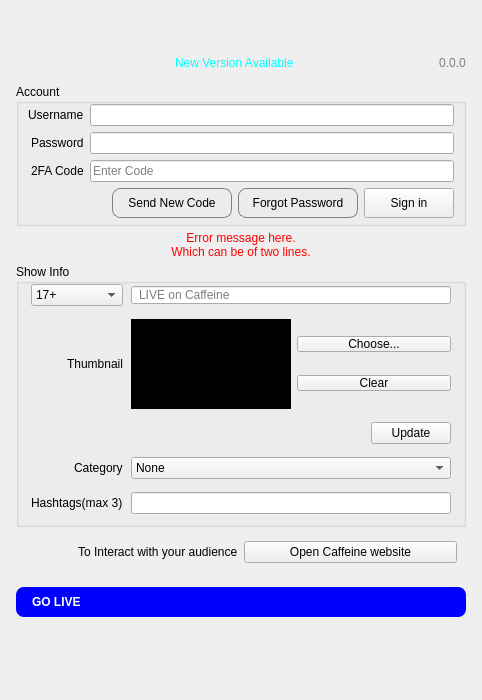
<?xml version="1.0" encoding="UTF-8"?>
<ui version="4.0">
 <class>CaffeineDockWindow</class>
 <widget class="QDockWidget" name="CaffeineDockWindow">
  <property name="geometry">
   <rect>
    <x>0</x>
    <y>0</y>
    <width>482</width>
    <height>700</height>
   </rect>
  </property>
  <property name="sizePolicy">
   <sizepolicy hsizetype="Preferred" vsizetype="Preferred">
    <horstretch>0</horstretch>
    <verstretch>0</verstretch>
   </sizepolicy>
  </property>
  <property name="minimumSize">
   <size>
    <width>442</width>
    <height>650</height>
   </size>
  </property>
  <property name="floating">
   <bool>false</bool>
  </property>
  <property name="windowTitle">
   <string>Caffeine</string>
  </property>
  <widget class="QWidget" name="mainLayout">
   <property name="sizePolicy">
    <sizepolicy hsizetype="Expanding" vsizetype="Expanding">
     <horstretch>0</horstretch>
     <verstretch>0</verstretch>
    </sizepolicy>
   </property>
   <layout class="QGridLayout" name="gridLayout_2" rowstretch="1,0,0,0,0,0,0,0,0,0,0,0,0">
    <property name="leftMargin">
     <number>16</number>
    </property>
    <property name="topMargin">
     <number>8</number>
    </property>
    <property name="rightMargin">
     <number>16</number>
    </property>
    <property name="bottomMargin">
     <number>8</number>
    </property>
    <property name="horizontalSpacing">
     <number>6</number>
    </property>
    <property name="verticalSpacing">
     <number>5</number>
    </property>
    <item row="10" column="0">
     <spacer name="verticalSpacer">
      <property name="orientation">
       <enum>Qt::Vertical</enum>
      </property>
      <property name="sizeType">
       <enum>QSizePolicy::Preferred</enum>
      </property>
      <property name="sizeHint" stdset="0">
       <size>
        <width>20</width>
        <height>10</height>
       </size>
      </property>
     </spacer>
    </item>
    <item row="0" column="0" alignment="Qt::AlignHCenter">
     <widget class="QLabel" name="logoLabel">
      <property name="sizePolicy">
       <sizepolicy hsizetype="Preferred" vsizetype="Fixed">
        <horstretch>0</horstretch>
        <verstretch>0</verstretch>
       </sizepolicy>
      </property>
      <property name="maximumSize">
       <size>
        <width>16777215</width>
        <height>40</height>
       </size>
      </property>
      <property name="text">
       <string notr="true"/>
      </property>
      <property name="pixmap">
       <pixmap resource="Caffeine.qrc">:/resources/images/Logo@2x.png</pixmap>
      </property>
      <property name="alignment">
       <set>Qt::AlignCenter</set>
      </property>
      <property name="wordWrap">
       <bool>false</bool>
      </property>
     </widget>
    </item>
    <item row="11" column="0">
     <widget class="QPushButton" name="goLiveButton">
      <property name="minimumSize">
       <size>
        <width>0</width>
        <height>30</height>
       </size>
      </property>
      <property name="focusPolicy">
       <enum>Qt::StrongFocus</enum>
      </property>
      <property name="styleSheet">
       <string notr="true">text-align:left;
background-color:#0000ff;
color: white;
font-weight: bold; 
padding-left: 16px;
border-radius: 8px;</string>
      </property>
      <property name="text">
       <string>GO LIVE</string>
      </property>
     </widget>
    </item>
    <item row="3" column="0" alignment="Qt::AlignTop">
     <widget class="QLabel" name="messageLabel">
      <property name="sizePolicy">
       <sizepolicy hsizetype="Preferred" vsizetype="Preferred">
        <horstretch>0</horstretch>
        <verstretch>0</verstretch>
       </sizepolicy>
      </property>
      <property name="styleSheet">
       <string notr="true">color: red;</string>
      </property>
      <property name="text">
       <string>Error message here.
Which can be of two lines.</string>
      </property>
      <property name="alignment">
       <set>Qt::AlignCenter</set>
      </property>
      <property name="wordWrap">
       <bool>true</bool>
      </property>
     </widget>
    </item>
    <item row="12" column="0">
     <spacer name="lastSpacer">
      <property name="orientation">
       <enum>Qt::Vertical</enum>
      </property>
      <property name="sizeType">
       <enum>QSizePolicy::Expanding</enum>
      </property>
      <property name="sizeHint" stdset="0">
       <size>
        <width>20</width>
        <height>10</height>
       </size>
      </property>
     </spacer>
    </item>
    <item row="1" column="0">
     <widget class="QWidget" name="versionContainer" native="true">
      <layout class="QHBoxLayout" name="horizontalLayout_7">
       <property name="spacing">
        <number>0</number>
       </property>
       <property name="leftMargin">
        <number>14</number>
       </property>
       <property name="topMargin">
        <number>0</number>
       </property>
       <property name="rightMargin">
        <number>0</number>
       </property>
       <property name="bottomMargin">
        <number>6</number>
       </property>
       <item>
        <spacer name="horizontalSpacer_5">
         <property name="orientation">
          <enum>Qt::Horizontal</enum>
         </property>
         <property name="sizeHint" stdset="0">
          <size>
           <width>40</width>
           <height>20</height>
          </size>
         </property>
        </spacer>
       </item>
       <item alignment="Qt::AlignHCenter">
        <widget class="QLabel" name="newVersionAvailableLabel">
         <property name="text">
          <string>&lt;html&gt;&lt;head/&gt;&lt;body&gt;&lt;p&gt;&lt;a href=&quot;https://www.caffeine.tv/broadcasting.html#ways-to-go-live &quot;&gt;&lt;span style=&quot; text-decoration: none; color:#00ffff;&quot;&gt;New Version Available&lt;/span&gt;&lt;/a&gt;&lt;/p&gt;&lt;/body&gt;&lt;/html&gt;</string>
         </property>
         <property name="openExternalLinks">
          <bool>true</bool>
         </property>
        </widget>
       </item>
       <item>
        <spacer name="horizontalSpacer_6">
         <property name="orientation">
          <enum>Qt::Horizontal</enum>
         </property>
         <property name="sizeHint" stdset="0">
          <size>
           <width>40</width>
           <height>20</height>
          </size>
         </property>
        </spacer>
       </item>
       <item alignment="Qt::AlignRight">
        <widget class="QLabel" name="versionLabel">
         <property name="styleSheet">
          <string notr="true">color: grey;
</string>
         </property>
         <property name="text">
          <string>0.0.0</string>
         </property>
        </widget>
       </item>
      </layout>
     </widget>
    </item>
    <item row="2" column="0">
     <widget class="QGroupBox" name="accountGroupBox">
      <property name="sizePolicy">
       <sizepolicy hsizetype="Preferred" vsizetype="Minimum">
        <horstretch>0</horstretch>
        <verstretch>0</verstretch>
       </sizepolicy>
      </property>
      <property name="minimumSize">
       <size>
        <width>0</width>
        <height>85</height>
       </size>
      </property>
      <property name="styleSheet">
       <string notr="true"/>
      </property>
      <property name="title">
       <string>Account</string>
      </property>
      <property name="flat">
       <bool>false</bool>
      </property>
      <layout class="QVBoxLayout" name="verticalLayout">
       <property name="topMargin">
        <number>0</number>
       </property>
       <property name="bottomMargin">
        <number>0</number>
       </property>
       <item>
        <layout class="QGridLayout" name="accountGridLayout">
         <item row="1" column="1">
          <widget class="QLineEdit" name="passwordLineEdit">
           <property name="sizePolicy">
            <sizepolicy hsizetype="Expanding" vsizetype="Preferred">
             <horstretch>0</horstretch>
             <verstretch>0</verstretch>
            </sizepolicy>
           </property>
           <property name="echoMode">
            <enum>QLineEdit::Password</enum>
           </property>
          </widget>
         </item>
         <item row="1" column="0" alignment="Qt::AlignRight">
          <widget class="QLabel" name="passwordLabel">
           <property name="text">
            <string>Password</string>
           </property>
          </widget>
         </item>
         <item row="0" column="0" alignment="Qt::AlignRight">
          <widget class="QLabel" name="usernameLabel">
           <property name="text">
            <string>Username</string>
           </property>
          </widget>
         </item>
         <item row="0" column="1">
          <widget class="QLineEdit" name="usernameLineEdit">
           <property name="sizePolicy">
            <sizepolicy hsizetype="Expanding" vsizetype="Preferred">
             <horstretch>0</horstretch>
             <verstretch>0</verstretch>
            </sizepolicy>
           </property>
          </widget>
         </item>
         <item row="2" column="0" alignment="Qt::AlignRight">
          <widget class="QLabel" name="mfaLabel">
           <property name="text">
            <string>2FA Code</string>
           </property>
          </widget>
         </item>
         <item row="2" column="1">
          <widget class="QLineEdit" name="mfaLineEdit">
           <property name="placeholderText">
            <string>Enter Code</string>
           </property>
          </widget>
         </item>
        </layout>
       </item>
       <item>
        <widget class="QWidget" name="signInWidget" native="true">
         <property name="sizePolicy">
          <sizepolicy hsizetype="Preferred" vsizetype="Preferred">
           <horstretch>0</horstretch>
           <verstretch>0</verstretch>
          </sizepolicy>
         </property>
         <property name="minimumSize">
          <size>
           <width>0</width>
           <height>30</height>
          </size>
         </property>
         <property name="styleSheet">
          <string notr="true"/>
         </property>
         <layout class="QHBoxLayout" name="horizontalLayout_3">
          <property name="leftMargin">
           <number>0</number>
          </property>
          <property name="topMargin">
           <number>0</number>
          </property>
          <property name="rightMargin">
           <number>0</number>
          </property>
          <property name="bottomMargin">
           <number>0</number>
          </property>
          <item alignment="Qt::AlignLeft">
           <widget class="QLabel" name="signedInAs">
            <property name="text">
             <string/>
            </property>
           </widget>
          </item>
          <item>
           <spacer name="horizontalSpacer_3">
            <property name="orientation">
             <enum>Qt::Horizontal</enum>
            </property>
            <property name="sizeType">
             <enum>QSizePolicy::Preferred</enum>
            </property>
            <property name="sizeHint" stdset="0">
             <size>
              <width>20</width>
              <height>20</height>
             </size>
            </property>
           </spacer>
          </item>
          <item>
           <widget class="QPushButton" name="sendNewCodeBtn">
            <property name="sizePolicy">
             <sizepolicy hsizetype="Preferred" vsizetype="Preferred">
              <horstretch>0</horstretch>
              <verstretch>0</verstretch>
             </sizepolicy>
            </property>
            <property name="minimumSize">
             <size>
              <width>120</width>
              <height>30</height>
             </size>
            </property>
            <property name="styleSheet">
             <string notr="true">border: 1px solid grey;
border-radius: 8px;
background-color: transparent;
</string>
            </property>
            <property name="text">
             <string>Send New Code</string>
            </property>
           </widget>
          </item>
          <item>
           <widget class="QLabel" name="forgotPasswordLabel">
            <property name="enabled">
             <bool>true</bool>
            </property>
            <property name="sizePolicy">
             <sizepolicy hsizetype="Preferred" vsizetype="Preferred">
              <horstretch>0</horstretch>
              <verstretch>0</verstretch>
             </sizepolicy>
            </property>
            <property name="minimumSize">
             <size>
              <width>120</width>
              <height>30</height>
             </size>
            </property>
            <property name="focusPolicy">
             <enum>Qt::StrongFocus</enum>
            </property>
            <property name="styleSheet">
             <string notr="true">border: 1px solid grey;
border-radius: 8px;
background-color: transparent;
</string>
            </property>
            <property name="text">
             <string>Forgot Password</string>
            </property>
            <property name="alignment">
             <set>Qt::AlignCenter</set>
            </property>
            <property name="openExternalLinks">
             <bool>true</bool>
            </property>
           </widget>
          </item>
          <item alignment="Qt::AlignRight">
           <widget class="QPushButton" name="signInButton">
            <property name="sizePolicy">
             <sizepolicy hsizetype="Preferred" vsizetype="Preferred">
              <horstretch>0</horstretch>
              <verstretch>0</verstretch>
             </sizepolicy>
            </property>
            <property name="minimumSize">
             <size>
              <width>90</width>
              <height>30</height>
             </size>
            </property>
            <property name="focusPolicy">
             <enum>Qt::StrongFocus</enum>
            </property>
            <property name="styleSheet">
             <string notr="true"/>
            </property>
            <property name="text">
             <string>Sign in</string>
            </property>
            <property name="autoDefault">
             <bool>false</bool>
            </property>
            <property name="default">
             <bool>false</bool>
            </property>
            <property name="flat">
             <bool>false</bool>
            </property>
           </widget>
          </item>
         </layout>
        </widget>
       </item>
       <item>
        <spacer name="verticalSpacer_3">
         <property name="orientation">
          <enum>Qt::Vertical</enum>
         </property>
         <property name="sizeType">
          <enum>QSizePolicy::Preferred</enum>
         </property>
         <property name="sizeHint" stdset="0">
          <size>
           <width>20</width>
           <height>5</height>
          </size>
         </property>
        </spacer>
       </item>
      </layout>
     </widget>
    </item>
    <item row="9" column="0">
     <widget class="QWidget" name="interactContents" native="true">
      <layout class="QHBoxLayout" name="horizontalLayout_6">
       <item alignment="Qt::AlignRight">
        <widget class="QLabel" name="interactLabel">
         <property name="text">
          <string>To Interact with your audience</string>
         </property>
        </widget>
       </item>
       <item>
        <widget class="QPushButton" name="openCaffeineButton">
         <property name="focusPolicy">
          <enum>Qt::StrongFocus</enum>
         </property>
         <property name="styleSheet">
          <string notr="true"/>
         </property>
         <property name="text">
          <string>Open Caffeine website</string>
         </property>
        </widget>
       </item>
      </layout>
     </widget>
    </item>
    <item row="4" column="0" rowspan="2">
     <widget class="QGroupBox" name="infoGroupBox">
      <property name="minimumSize">
       <size>
        <width>0</width>
        <height>0</height>
       </size>
      </property>
      <property name="styleSheet">
       <string notr="true"/>
      </property>
      <property name="title">
       <string>Show Info</string>
      </property>
      <property name="flat">
       <bool>false</bool>
      </property>
      <layout class="QVBoxLayout" name="verticalLayout_2">
       <property name="leftMargin">
        <number>12</number>
       </property>
       <property name="topMargin">
        <number>0</number>
       </property>
       <property name="rightMargin">
        <number>12</number>
       </property>
       <property name="bottomMargin">
        <number>0</number>
       </property>
       <item>
        <layout class="QGridLayout" name="infoGridLayout">
         <property name="horizontalSpacing">
          <number>8</number>
         </property>
         <property name="verticalSpacing">
          <number>13</number>
         </property>
         <item row="4" column="1" alignment="Qt::AlignVCenter">
          <widget class="QLineEdit" name="hashtagsLineEdit">
           <property name="minimumSize">
            <size>
             <width>258</width>
             <height>0</height>
            </size>
           </property>
          </widget>
         </item>
         <item row="2" column="1" alignment="Qt::AlignRight">
          <widget class="QPushButton" name="updateButton">
           <property name="text">
            <string>Update</string>
           </property>
          </widget>
         </item>
         <item row="0" column="1">
          <widget class="QLineEdit" name="broadcastTitleLineEdit">
           <property name="styleSheet">
            <string notr="true">padding-left: 5px;</string>
           </property>
           <property name="placeholderText">
            <string>LIVE on Caffeine</string>
           </property>
          </widget>
         </item>
         <item row="3" column="1">
          <widget class="QComboBox" name="categoryComboBox">
           <property name="sizePolicy">
            <sizepolicy hsizetype="Expanding" vsizetype="Fixed">
             <horstretch>0</horstretch>
             <verstretch>0</verstretch>
            </sizepolicy>
           </property>
           <item>
            <property name="text">
             <string>None</string>
            </property>
           </item>
          </widget>
         </item>
         <item row="0" column="0">
          <widget class="QComboBox" name="contentRating">
           <property name="focusPolicy">
            <enum>Qt::StrongFocus</enum>
           </property>
           <property name="styleSheet">
            <string notr="true"/>
           </property>
           <item>
            <property name="text">
             <string>17+</string>
            </property>
           </item>
           <item>
            <property name="text">
             <string>Everyone</string>
            </property>
           </item>
          </widget>
         </item>
         <item row="3" column="0" alignment="Qt::AlignRight">
          <widget class="QLabel" name="categoryLabel">
           <property name="text">
            <string>Category</string>
           </property>
          </widget>
         </item>
         <item row="4" column="0" alignment="Qt::AlignRight">
          <widget class="QLabel" name="hashtagsLabel">
           <property name="text">
            <string>Hashtags(max 3)</string>
           </property>
          </widget>
         </item>
         <item row="1" column="0" alignment="Qt::AlignRight">
          <widget class="QLabel" name="thumbnailLabel">
           <property name="text">
            <string>Thumbnail</string>
           </property>
          </widget>
         </item>
         <item row="1" column="1">
          <widget class="QWidget" name="thumbnailWidget" native="true">
           <layout class="QHBoxLayout" name="horizontalLayout">
            <property name="leftMargin">
             <number>0</number>
            </property>
            <property name="topMargin">
             <number>0</number>
            </property>
            <property name="rightMargin">
             <number>0</number>
            </property>
            <property name="bottomMargin">
             <number>0</number>
            </property>
            <item>
             <widget class="QLabel" name="previewImageLabel">
              <property name="sizePolicy">
               <sizepolicy hsizetype="Fixed" vsizetype="Fixed">
                <horstretch>0</horstretch>
                <verstretch>0</verstretch>
               </sizepolicy>
              </property>
              <property name="minimumSize">
               <size>
                <width>160</width>
                <height>90</height>
               </size>
              </property>
              <property name="styleSheet">
               <string notr="true">background-color : black;</string>
              </property>
              <property name="text">
               <string/>
              </property>
              <property name="scaledContents">
               <bool>true</bool>
              </property>
             </widget>
            </item>
            <item>
             <widget class="QWidget" name="thumbailEditWidget" native="true">
              <property name="styleSheet">
               <string notr="true">padding-right: 0px;
padding-left: 0px;</string>
              </property>
              <layout class="QVBoxLayout" name="verticalLayout_3">
               <property name="leftMargin">
                <number>0</number>
               </property>
               <property name="topMargin">
                <number>0</number>
               </property>
               <property name="rightMargin">
                <number>0</number>
               </property>
               <property name="bottomMargin">
                <number>0</number>
               </property>
               <item>
                <widget class="QPushButton" name="chooseThumbnailButton">
                 <property name="styleSheet">
                  <string notr="true"/>
                 </property>
                 <property name="text">
                  <string>Choose...</string>
                 </property>
                </widget>
               </item>
               <item>
                <widget class="QPushButton" name="clearThumbnailButton">
                 <property name="styleSheet">
                  <string notr="true"/>
                 </property>
                 <property name="text">
                  <string>Clear</string>
                 </property>
                </widget>
               </item>
              </layout>
             </widget>
            </item>
           </layout>
          </widget>
         </item>
        </layout>
       </item>
       <item>
        <spacer name="verticalSpacer_2">
         <property name="orientation">
          <enum>Qt::Vertical</enum>
         </property>
         <property name="sizeType">
          <enum>QSizePolicy::Minimum</enum>
         </property>
         <property name="sizeHint" stdset="0">
          <size>
           <width>20</width>
           <height>10</height>
          </size>
         </property>
        </spacer>
       </item>
      </layout>
     </widget>
    </item>
   </layout>
  </widget>
 </widget>
 <tabstops>
  <tabstop>usernameLineEdit</tabstop>
  <tabstop>passwordLineEdit</tabstop>
  <tabstop>mfaLineEdit</tabstop>
  <tabstop>forgotPasswordLabel</tabstop>
  <tabstop>signInButton</tabstop>
  <tabstop>sendNewCodeBtn</tabstop>
  <tabstop>contentRating</tabstop>
  <tabstop>broadcastTitleLineEdit</tabstop>
  <tabstop>updateButton</tabstop>
  <tabstop>categoryComboBox</tabstop>
  <tabstop>hashtagsLineEdit</tabstop>
  <tabstop>openCaffeineButton</tabstop>
  <tabstop>goLiveButton</tabstop>
 </tabstops>
 <resources>
  <include location="Caffeine.qrc"/>
 </resources>
 <connections/>
</ui>
